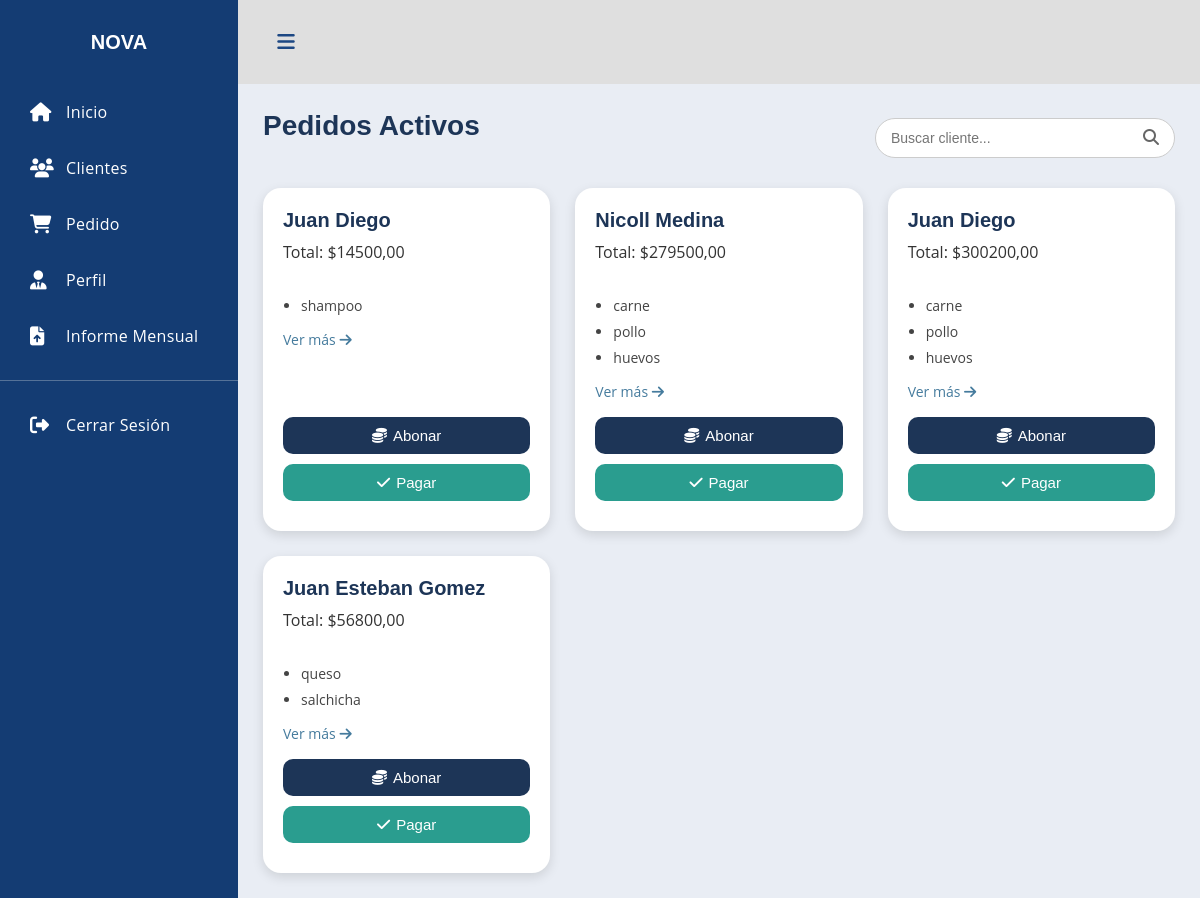
The app's page /menu/, older data.
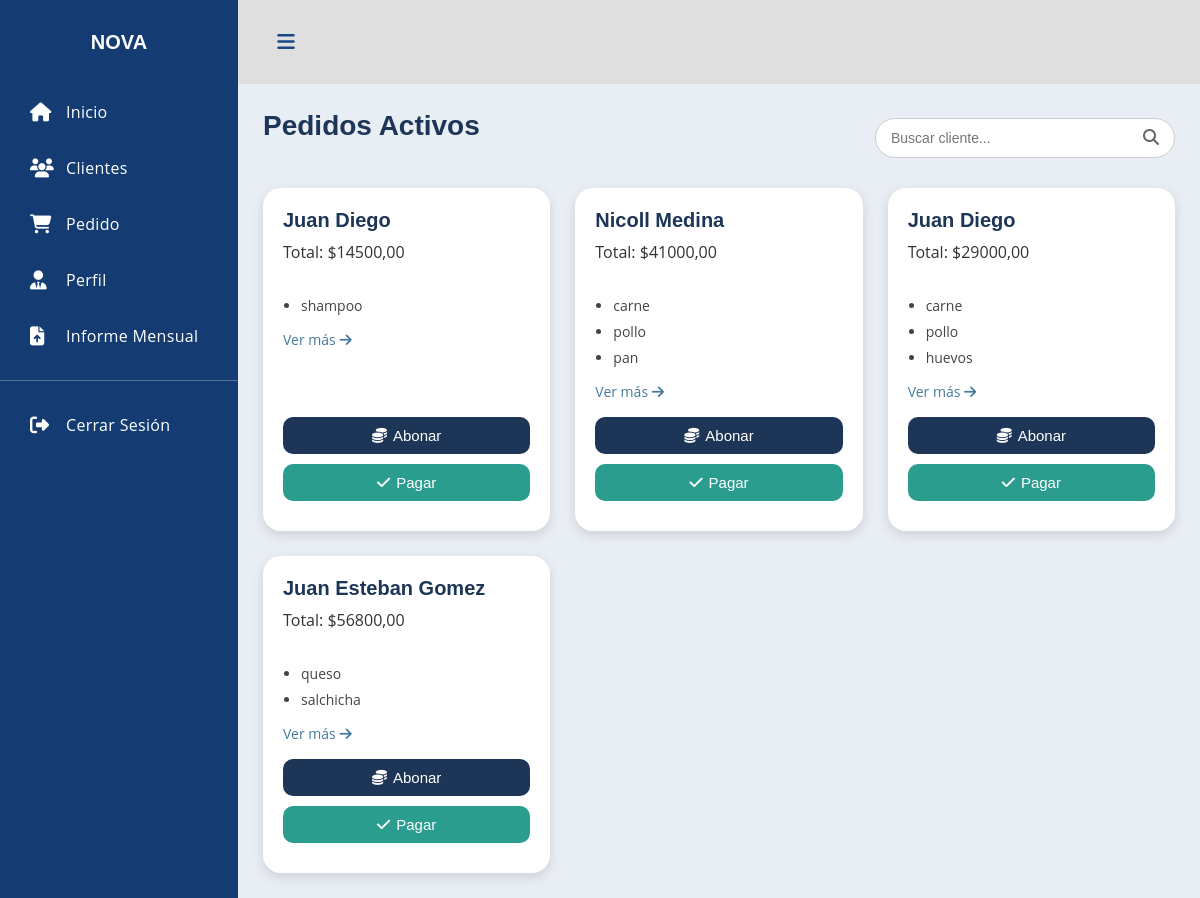
The same page, newer data.
### pedido/models.py (models this page shows, shortened)
class Pedido(models.Model):
    id_pedido = models.AutoField(primary_key=True)
    cliente = models.ForeignKey(
        Cliente,
        on_delete=models.CASCADE,
        related_name="pedidos"
    )
    fecha_pedido = models.DateTimeField(auto_now_add=True)
    total = models.DecimalField(max_digits=10, decimal_places=2, default=0)
    estado= models.CharField(
        max_length=20,
        choices=[("Pendiente", "Pendiente"), ("Pagado", "Pagado"), ("Cancelado", "Cancelado")],
        default="Pendiente"
    )

class DetallePedido(models.Model):
    pedido = models.ForeignKey(Pedido, on_delete=models.CASCADE, related_name="detalles")
    nombre_producto = models.CharField(max_length=255)
    cantidad = models.IntegerField()
    precio = models.DecimalField(max_digits=10, decimal_places=2)
    subtotal = models.DecimalField(max_digits=10, decimal_places=2)

### CreacionUsu/models.py (models this page shows, shortened)
class Cliente(models.Model):
    id_cliente = models.AutoField(primary_key=True)
    nombre = models.CharField(max_length=200)
    telefono = models.CharField(max_length=20)
    direccion = models.CharField(max_length=255)
    correo = models.EmailField(blank=True, null=True)
    fecha_registro = models.DateTimeField(auto_now_add=True)

### menu/views.py (the view)
# urls.py: path('menu/', include('menu.urls')),
def menu(request):
    q = request.GET.get("q")
    if q:
        pedidos = Pedido.objects.filter(cliente__nombre__icontains=q, estado="Pendiente")
    else:
        pedidos = Pedido.objects.filter(estado="Pendiente")
    for pedido in pedidos:
        pedido.productos = DetallePedido.objects.filter(pedido=pedido)
    return render(request, "menu/menu.html", {"pedidos": pedidos, "q": q})

### menu/templates/menu/menu.html (shortened to what this page needs)
{% load static %}
<!DOCTYPE html>
<html lang="es">
<head>
    <link rel="stylesheet" href="{% static 'menu/CSS/style.css' %}">
    <link rel="stylesheet" href="{% static 'menu/CSS/pedido.css' %}">
    <link rel="stylesheet" href="https://cdnjs.cloudflare.com/ajax/libs/font-awesome/6.5.0/css/all.min.css">
</head>
<body>
    <div class='dashboard'>
    <div class="dashboard-nav">
        <header>
            <a href="#" class="brand-logo"><span>NOVA</span></a>
        </header>
        <nav class="dashboard-nav-list">
            <a href="{% url 'menu' %}" class="dashboard-nav-item"><i class="fas fa-home"></i> Inicio</a>
            <a href="{% url 'lista_clientes' %}" class="dashboard-nav-item"><i class="fas fa-users"></i> Clientes</a>
            <a href="{% url 'crear_pedido' %}" class="dashboard-nav-item"><i class="fas fa-shopping-cart"></i> Pedido</a>
            <a href="{% url 'config_dashboard' %}" class="dashboard-nav-item"><i class="fas fa-user-tie"></i>  Perfil</a>
            <a href="{% url 'informe_mensual' %}" class="dashboard-nav-item"><i class="fas fa-file-upload"></i> Informe Mensual</a>
            <div class="nav-item-divider"></div>
            <a href="{% url 'login' %}" class="dashboard-nav-item"><i class="fas fa-sign-out-alt"></i> Cerrar Sesión</a>
        </nav>
    </div>
    <div class='dashboard-app'>
        <header class='dashboard-toolbar'>
            <a href="#" class="menu-toggle"><i class="fas fa-bars"></i></a>
        </header>
        <div class='dashboard-content'>
            <div class='container'>
                {% block content %}
            <div class="busqueda-clientes">
                <h1 class="titulo-pedidos">Pedidos Activos</h1>
                <form method="get" class="busqueda-wrapper">
                    <input
                    type="search"
                    name="q"
                    id="busqueda"
                    placeholder="Buscar cliente..."
                    value="{{ q|default:'' }}"
                    class="busqueda-input"
                    >
                    <button type="submit" class="busqueda-boton">
                    <i class="fas fa-search"></i>
                    </button>
                </form>
            </div>
                <div class="grid-pedidos">
                    {% for pedido in pedidos %}
                    <div class="pedido-card" id="pedido-{{ pedido.id_pedido }}">
                        <h2 class="pedido-cliente">{{ pedido.cliente.nombre }}</h2>
                        <p class="pedido-total">Total: ${{ pedido.total }}</p>
                        <div class="productos-lista">
                            <ul>
                                {% for producto in pedido.productos|slice:":3" %}
                                    <li>{{ producto.nombre_producto }}</li>
                                {% endfor %}
                            </ul>
                            {% if pedido.productos|length >= 0 %}
                                <a href="{% url 'detalle_pedido' pedido.id_pedido %}" class="btn-ver-mas">
                                    Ver más <i class="fa-solid fa-arrow-right"></i>
                                </a>
                            {% endif %}
                        </div>
                        <button class="btn-abonar" onclick="mostrarAbono({{ pedido.id_pedido }})">
                            <i class="fa-solid fa-coins"></i> Abonar
                        </button>
                        <button class="btn-pagar" onclick="pagarPedido({{ pedido.id_pedido }})">
                            <i class="fa-solid fa-check"></i> Pagar
                        </button>
                    </div>
                    {% empty %}
                    <p>No hay pedidos activos{% if q %} para "{{ q }}"{% endif %}.</p>
                    {% endfor %}
                </div>
                {% endblock %}
            </div>
        </div>
    </div>
</div>
</body>
</html>

Row changes from the older to the newer data that the page shows:
removed DetallePedido: nombre_producto "huevos", shown under Pedido "Nicoll Medina"
changed Pedido "Nicoll Medina": gains DetallePedido (nombre_producto "pan"); total "279500,00" → "41000,00"
changed Pedido (number 3 of 4 on the later page): total "300200,00" → "29000,00"
